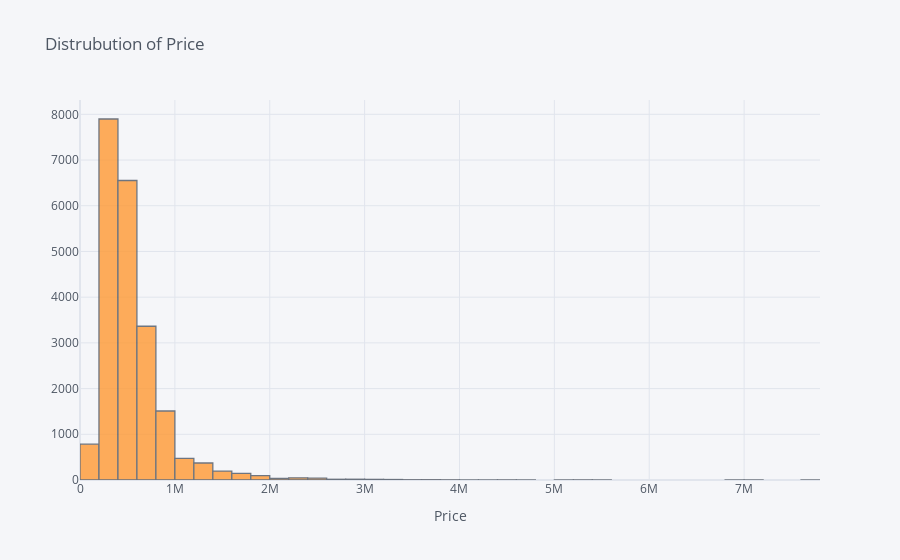

Source (notebook cell):
### Code cell
#Here Price is our Target Column Let's Explore the distrubution of Price Feature
df['price'].iplot(kind='histogram',title='Distrubution of Price',xTitle='Price',bins=40)

### Figure 1 — Plotly figure (JSON) as saved in the notebook; plotly's stock layout.template omitted (floating-point values rounded to 4 significant figures; data arrays with more than 128 entries replaced by an {"elided": "..."} marker saying what was removed)
{"data": [{"histfunc": "count", "histnorm": "", "marker": {"color": "rgba(255, 153, 51, 1.0)", "line": {"color": "#4D5663", "width": 1.3}}, "name": "price", "nbinsx": 40, "opacity": 0.8, "orientation": "v", "type": "histogram", "x": {"elided": "21597 int values"}}], "layout": {"barmode": "overlay", "legend": {"bgcolor": "#F5F6F9", "font": {"color": "#4D5663"}}, "paper_bgcolor": "#F5F6F9", "plot_bgcolor": "#F5F6F9", "title": {"font": {"color": "#4D5663"}, "text": "Distrubution of Price"}, "xaxis": {"gridcolor": "#E1E5ED", "showgrid": true, "tickfont": {"color": "#4D5663"}, "title": {"font": {"color": "#4D5663"}, "text": "Price"}, "zerolinecolor": "#E1E5ED"}, "yaxis": {"gridcolor": "#E1E5ED", "showgrid": true, "tickfont": {"color": "#4D5663"}, "title": {"font": {"color": "#4D5663"}, "text": ""}, "zerolinecolor": "#E1E5ED"}}}
